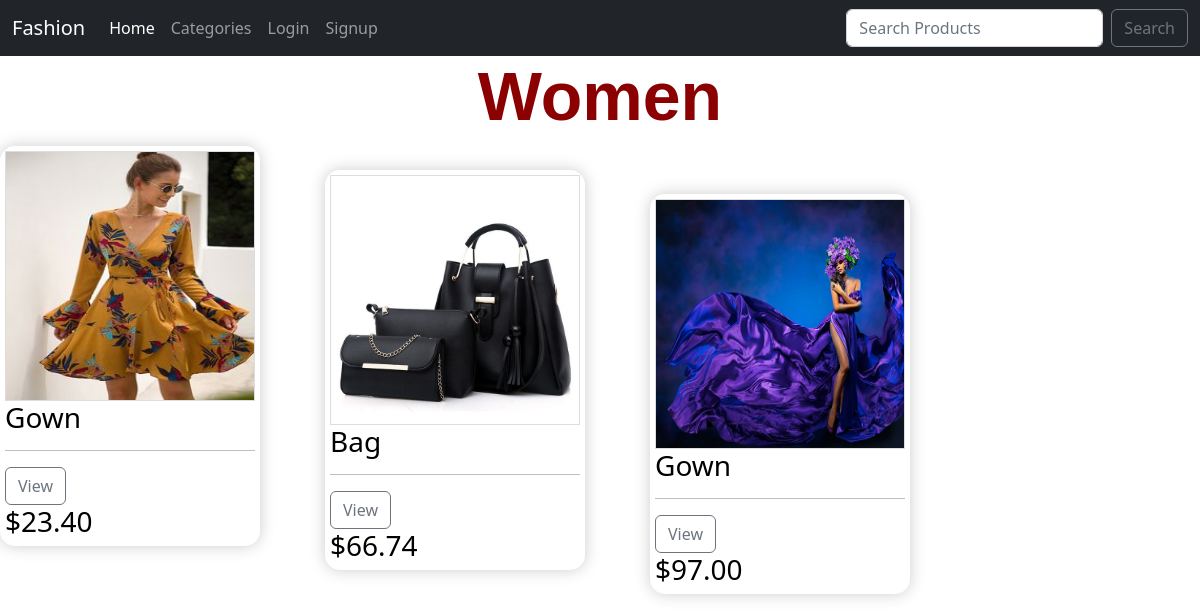
The app's page /products/2 with its own data.
### products/models.py (models this page shows, shortened)
class Category(models.Model):
    name = models.CharField(max_length=50)
    slug = models.CharField(max_length=150, null=False, blank=False)
    status = models.BooleanField(default=False, help_text="0-default, 1-Hidden")
    image = models.ImageField(upload_to="image/", blank=True, null=True)

class Product(models.Model):
    category = models.ForeignKey(Category, on_delete=models.CASCADE)
    name = models.CharField(max_length=20)
    slug = models.CharField(max_length=150, null=False, blank=False)
    details = models.TextField(max_length=500, null=False)
    price = models.DecimalField(max_digits=1000, decimal_places=2)
    image = models.ImageField(upload_to="image/", blank=True, null=True)
    status = models.BooleanField(default=False, help_text="0-default, 1-Hidden")
    new = models.BooleanField(default=True, help_text="0-default, 1-Hidden")

### products/views.py (the view)
# urls.py: path("products/<int:pk>",views.productview,name="products"),
def productview(request, pk):
    if Category.objects.filter(pk=pk, status=0):
        product = Product.objects.filter(category=pk)
        category = Category.objects.filter(pk=pk).first()
        context = {
            "product": product,
            "category": category,
        }
        return render(request, "product_view.html", context)

### templates/product_view.html (shortened to what this page needs)
{% extends 'base.html' %}
    {% block title %}
    {% load static %}
    <link rel="stylesheet" href="{% static 'css/homes.css' %}">
    {% endblock title %}
    {% block content %}
        <div  ><h1 class="new" > {{ category.name }} </h1> </div>
        {% for items in product %}
        <div class="product">
            <div class="div"><img  src="{{items.image.url}}" alt="image"  class="images"></div>
            <h3>{{items.name}}</h3>
            <hr>
            <div class="div2" >
            <a class="btn btn-outline-secondary" href="{% url 'product_detail' items.pk %}">
                View
            </a>
            <div > <h3  class="name">${{ items.price }} </h3> </div>
            </div>
        </div>
        <br/>
        {% endfor %}
    {% endblock %}

### static/css/homes.css (style rules this page uses)
.new { text-align: center; font-size: 68px; font-weight: bolder; font-family: 'Lucida Sans', 'Lucida Sans Regular', 'Lucida Grande', 'Lucida Sans Unicode', Geneva, Verdana, sans-serif; color: darkred; }
.div { background: #fff; display:flex; }
.div2 { display:inline-block; }
.images { background: #fff; width: 250px; background-repeat: no-repeat; height: 250px; background-size: cover; border: 1px solid #ddd; }
.name { text-align: center; }
.product { float: left; width: 25%; margin-right: 65px; box-shadow: hsl(0,0%,80%) 0 0 16px; display: block; border-radius: 15px; width: 260px; height: 400px; padding: 5px; color: black; }

### records on screen
Category: name "Women"
Product: image (picture), name "Gown", price "23.40"
Product: image (picture), name "Bag", price "66.74"
Product: image (picture), name "Gown", price "97.00"
